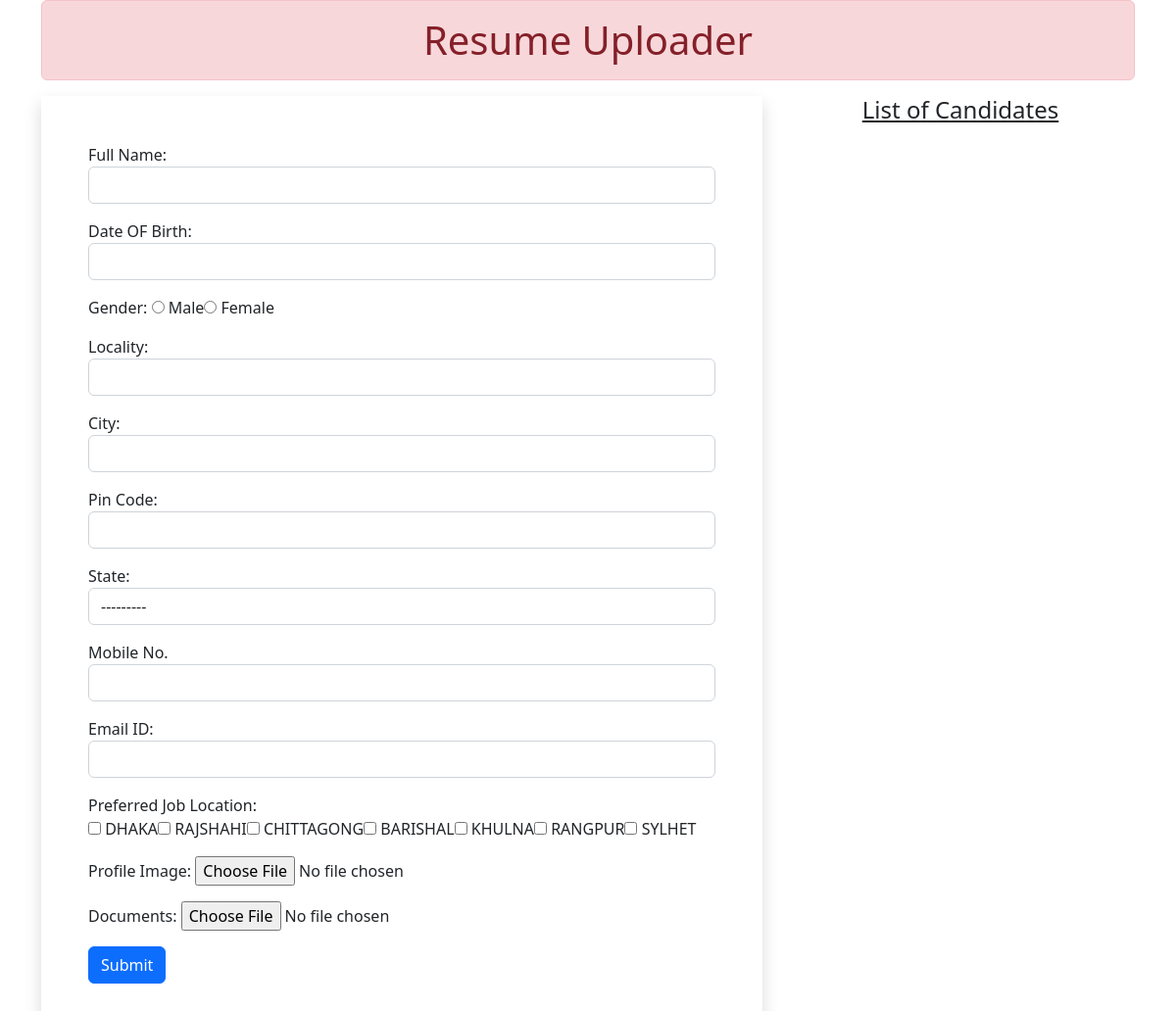
Before: / with the older database file.
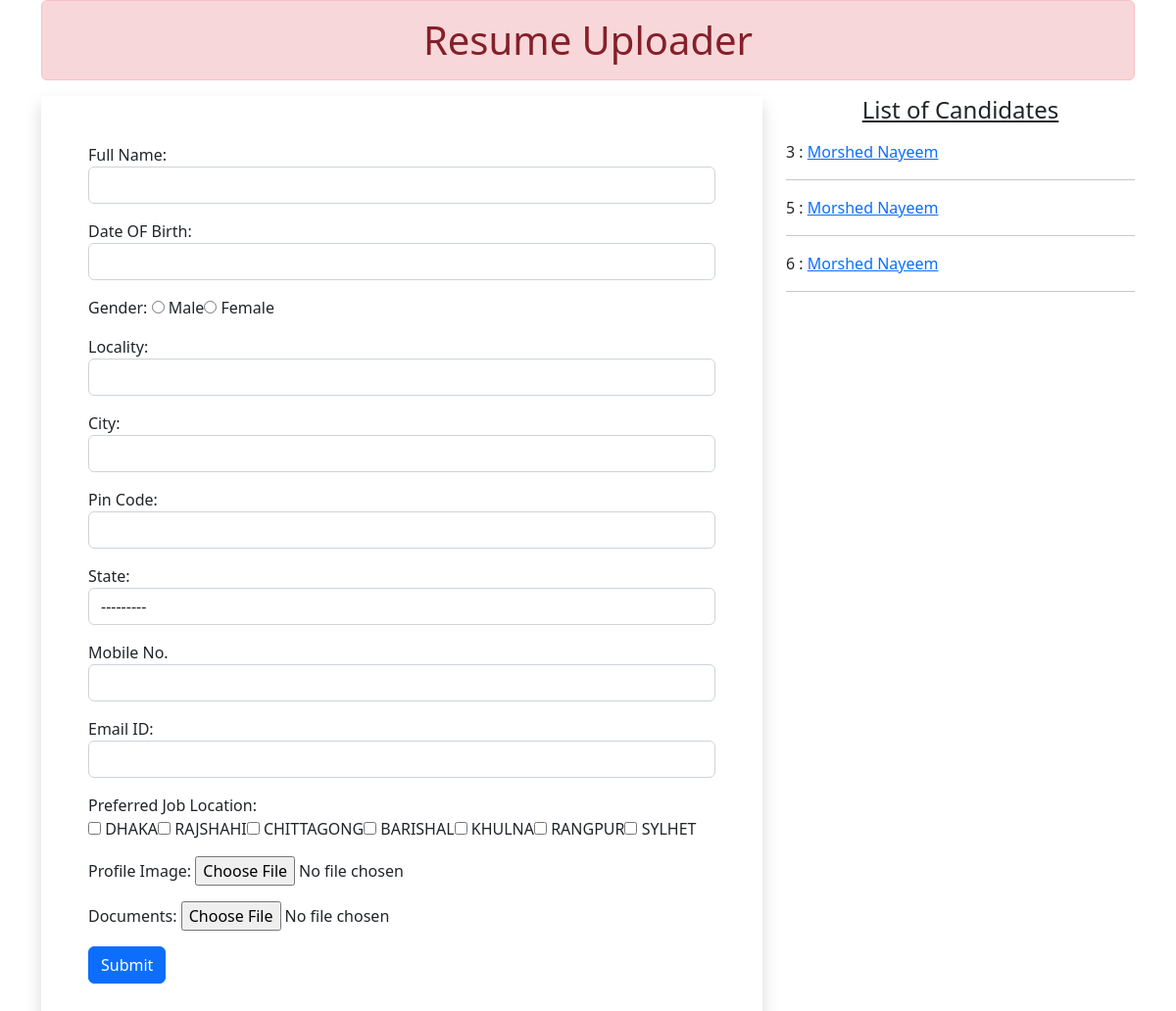
After: the same page with the newer database file.
### myapp/models.py (models this page shows)
class Resume(models.Model):
    name= models.CharField(max_length=70)
    dob = models.DateField(auto_now=False, auto_now_add=False)
    gender = models.CharField(max_length=70)
    locality= models.CharField(max_length=70)
    city= models.CharField(max_length=100)
    pin= models.PositiveIntegerField()
    state = models.CharField(choices= STATE_CHOISE, max_length=100)
    mobile= models.PositiveIntegerField()
    email= models.EmailField()
    job_city=models.CharField(max_length=50)
    profile_image = models.ImageField(upload_to='profileimg', blank=True)
    my_file=models.FileField(upload_to='doc',blank=True)

### myapp/views.py (the view, shortened to what this page needs)
# urls.py: path('',views.HomeView.as_view(), name='home'),
class HomeView(View):
    def get(self, request):
        form = ResumeForm()
        candidates = Resume.objects.all()
        return render(request, 'home.html', {'form': form, 'candidates': candidates})

### myapp/forms.py
class ResumeForm(forms.ModelForm):
    gender =forms.ChoiceField(choices=GENDER_CHOICES, widget=forms.RadioSelect)
    job_city= forms.MultipleChoiceField(label='Preferred Job Location',choices=JOB_CITY_CHOICES, widget=forms.CheckboxSelectMultiple)
    class Meta:
        model = Resume
        fields= ['id','name','dob','gender','locality','city','pin','state','mobile','email','job_city','profile_image','my_file']
        labels={'name':'Full Name','dob':'Date OF Birth', 'pin':'Pin Code','mobile':'Mobile No.','email': 'Email ID', 'profile_image': 'Profile Image', 'my_file':'Documents'}
        widgets = {
            'name':forms.TextInput(attrs={'class':'form-control'}),
            'dob':forms.DateInput(attrs={'class':'form-control','id' :'datepicker'}),
            'locality':forms.TextInput(attrs={'class':'form-control'}),
            'city':forms.TextInput(attrs={'class':'form-control'}),
            'pin':forms.NumberInput(attrs={'class':'form-control'}),
            'state':forms.Select(attrs={'class':'form-control'}),
            'mobile':forms.NumberInput(attrs={'class':'form-control'}),
            'email':forms.EmailInput(attrs={'class':'form-control'}),
        }

### templates/home.html (shortened to what this page needs)
{% load static %}
<!doctype html>
<html lang="en">
  <head>
    <link href="https://cdn.jsdelivr.net/npm/bootstrap@5.2.1/dist/css/bootstrap.min.css" rel="stylesheet">
    <link rel="stylesheet" href="//code.jquery.com/ui/1.13.2/themes/base/jquery-ui.css">
    <link rel="stylesheet" href="{% static 'css/style.css' %}">
  </head>
  <body>
    <div class="container mb-5">
      <h1 class="alert alert-danger text-center p-3">Resume Uploader</h1>
       <div class="row">
        <div class="col-sm-8">
            <form action="" method="post"enctype="multipart/form-data" class="shadow p-5">
              {% for fm in form  %}
              <div class="form-group mb-3">
                {{fm.label_tag}} {{fm}} <small class="text-danger"> {{fm.errors|striptags}} </small>
              </div>
              {% endfor %}
                <input type="submit" value="Submit" class="btn btn-primary">
            </form>
        </div>
        <div class="col-sm-4">
          <h4 class="text-center mb-3"><u>List of Candidates</u></h4>
          {% for candidate in candidates %}
            {{candidate.id}} : <a href="{% url 'candidate' candidate.id %}">{{candidate.name}}</a>
            <hr>
          {% endfor %}
        </div>
       </div>
    </div>
  </body>
</html>

### static/css/style.css (style rules this page uses)
#id_gender , #id_job_city { list-style-type: none; display: inline-flex; }

Changed rows visible on the page:
added Resume: id "3", name "Morshed Nayeem"
added Resume: id "5", name "Morshed Nayeem"
added Resume: id "6", name "Morshed Nayeem"
